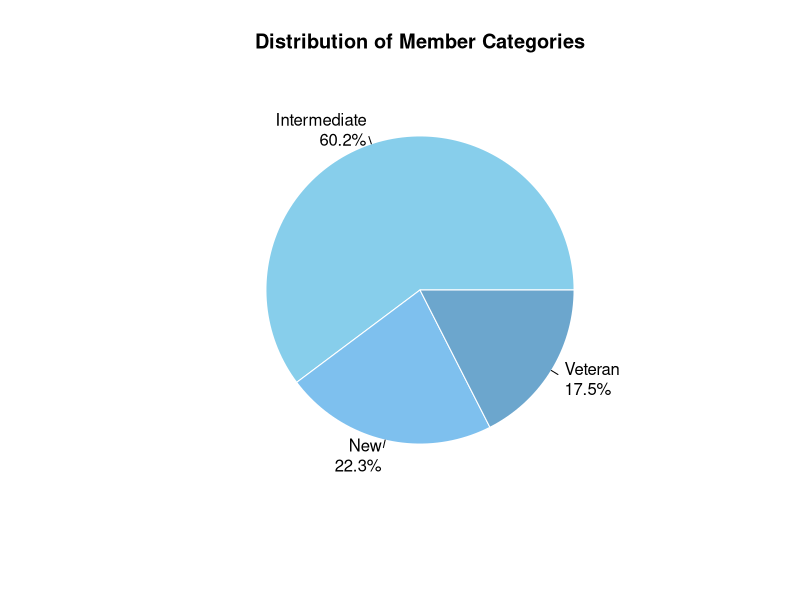
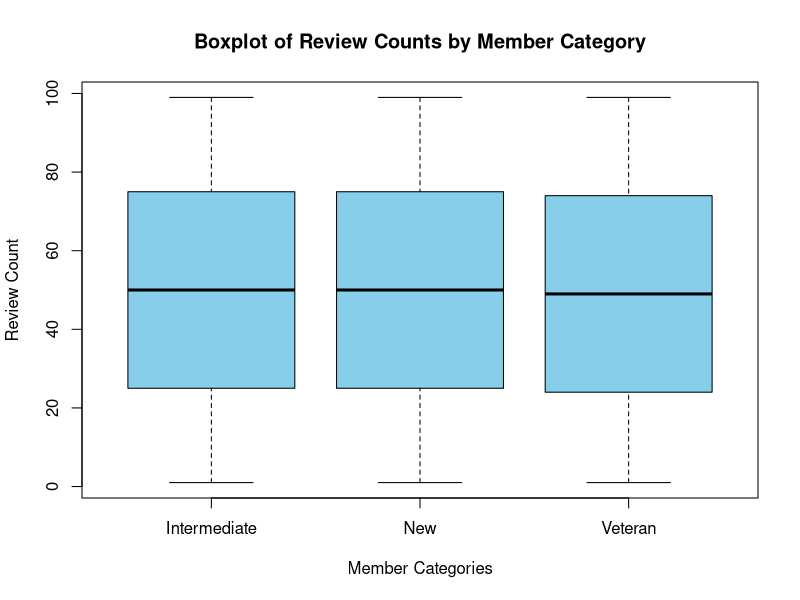
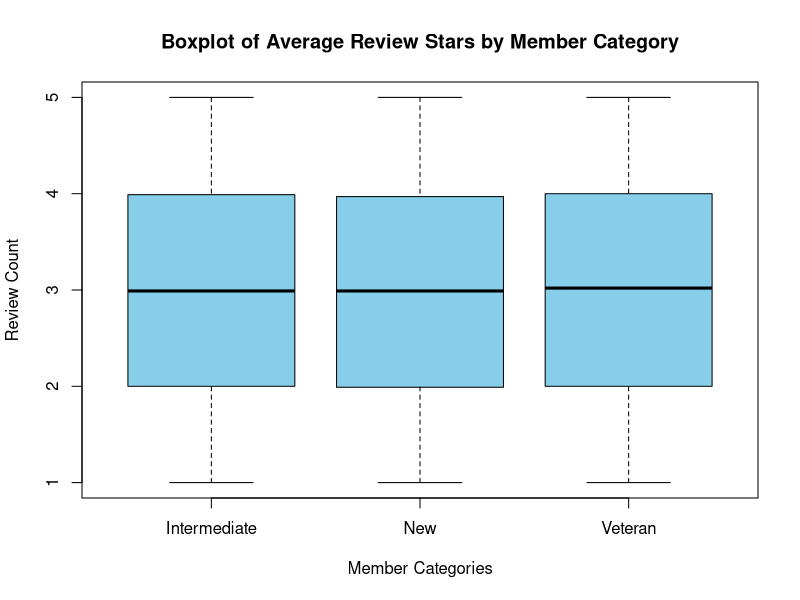

Recreate these plots in R, in order.
## ---- chunk 1
library(dplyr)
library(knitr)
## ---- chunk 2
user_data <- read.csv("../data/users.csv")
## ---- chunk 3
user_data
## ---- chunk 4
user_data[user_data == ""] <- NA
## ---- chunk 5
user_data
## ---- chunk 6
user_data <- subset(user_data, select = -name)
## ---- chunk 7
colSums(is.na(user_data)) # print count of NA value for each columns
## ---- chunk 8
(1160 / nrow(user_data)) * 100 # calculate proportion of missing value on member_since column
## ---- chunk 9
user_data <- na.omit(user_data) # remove row with NA value
colSums(is.na(user_data)) # check again NA value on user_data
## ---- chunk 10
user_data <- user_data %>%
  mutate(
    # Extract the year from the date string and convert it to a numeric format
    year_joined = as.integer(substr(member_since, 1, 4)),
    
    # Create a column called member_category based on the year_joined
    member_category = case_when(
      year_joined < 2017 ~ "Veteran",
      year_joined >= 2017 & year_joined <= 2022 ~ "Intermediate",
      year_joined > 2022 ~ "New"
    )
  )
user_data <- subset(user_data, select = -year_joined) # remove year_joined column
## ---- chunk 11
user_data
## ---- chunk 12
summary(user_data)
## ---- chunk 13
# Calculate the frequency of each member category
category_counts <- table(user_data$member_category)

# Calculate the percentage for each category
percentages <- round(100 * category_counts / sum(category_counts), 1)

# Create a new label that includes both the category name and its percentage
labels_with_percentages <- paste(names(category_counts), "\n", percentages, "%", sep = "")

colors <- c("skyblue", "skyblue2","skyblue3")

pie(category_counts,
    labels = labels_with_percentages,
    main = "Distribution of Member Categories",
    col = colors,
    border = "white",
    cex = 1) # font size
## ---- chunk 14
boxplot(review_count ~ member_category, # formula = y - group
        data = user_data,
        xlab = "Member Categories",
        ylab = "Review Count",
        main = "Boxplot of Review Counts by Member Category",
        col = "skyblue",
        border = "black"
)
## ---- chunk 15
boxplot(average_stars ~ member_category, # formula = y - group
        data = user_data,
        xlab = "Member Categories",
        ylab = "Review Count",
        main = "Boxplot of Average Review Stars by Member Category",
        col = "skyblue",
        border = "black"
)
## ---- chunk 16
summary_table <- user_data %>%
  group_by(member_category) %>%
  summarise( # calcullation for each categories
    user_count = n(), # calculate user count
    avg_review_count = mean(review_count), # averaging rata-rata review_count
    avg_average_stars = mean(average_stars) # averaging average_stars
  ) %>%
  # rename columns
  rename(
    "Member Categories" = member_category,
    "Users" = user_count,
    "Average Review Count" = avg_review_count,
    "Average Review Stars" = avg_average_stars
  )

kable(summary_table,
      caption = "User Data Summary by Member Category",
      format = "pipe",
      align = "c")
